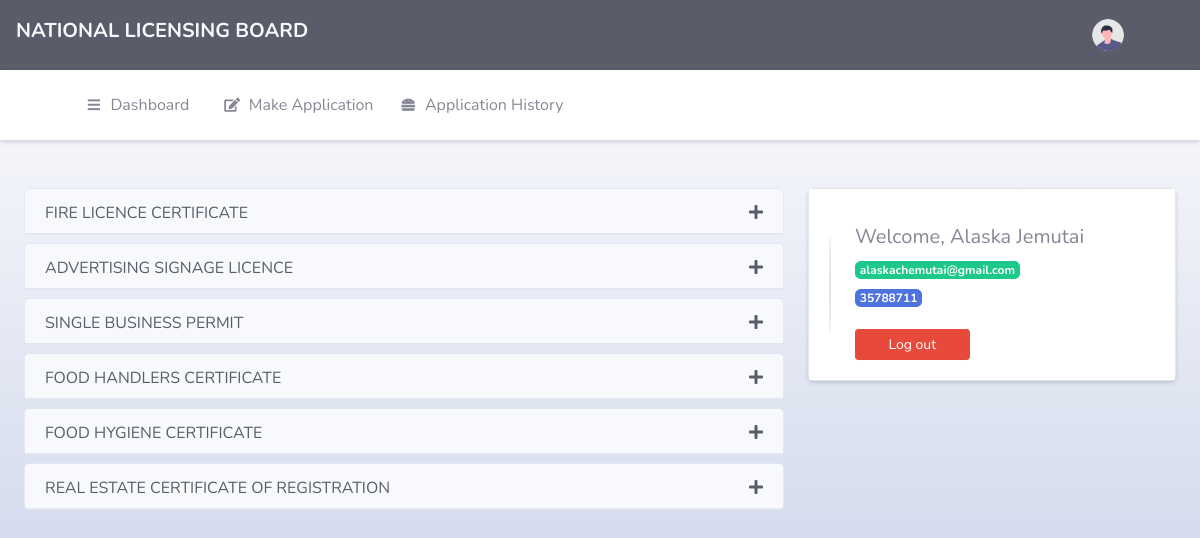
/user/group.php (signed in), run on the app's committed database.
### tables this page shows
CREATE TABLE `licence_group` (
  `id` int(11) NOT NULL,
  `title` varchar(200) DEFAULT NULL
);

### user/group.php (the view, shortened to what this page needs)
<?php include_once "includes/header.php";
require_once "../engine/dbh.inc.php";
$statement = $pdo->prepare("SELECT * FROM licence_group");
$statement->execute();
$groups=$statement->fetchAll(PDO::FETCH_ASSOC);
?>
<body id="page-top" class="bg-gradient-light">
            <div id="content">
                <?php include_once "includes/nav.php"?>
                <div class="container-fluid">
                        <div class="row mt-5">
                            <div class="col-lg-8">
                                <?php foreach ($groups as $group):{?>
                                <div class="card mb-2">
                                    <div class="card-header w-100"  style="height: 45px;;">
                                    <div class="card-title">
                                    <a class="text-decoration-none text-dark  d-flex justify-content-between" data-bs-toggle="collapse" href="#licence<?php echo $group["id"]?>" role="button" aria-expanded="false" aria-controls="licence">
                                    <?php echo htmlspecialchars($group["title"])?>
                                    <span class=""><i class="fas fa-plus"></i></span>
                                    </a>
                                    </div>
                                    </div>
                                </div>
                                <?php }endforeach; ?>
                            </div>
                            <div class="col-lg-4">
                            <div class=" card shadow-sm" style="max-height:200px;">
                                    <div class="card-body bg-white d-flex align-items-center bg-light">
                                    <img src="../img/avatar2.jpg" alt="" class="mr-4" srcset="" style="border-radius:50%;height:100px;border:0.5px solid rgba(0,0,0,.1);">
                                    <div class="info d-flex flex-column justify-content-evenly">
                                        <h5 class="mt-3">Welcome, <?php echo htmlspecialchars($name)?></h5>
                                        <p class="fs-6 mb-1 fw-light"><span class="badge bg-success text-white"><?php echo htmlspecialchars($email)?></span></p>
                                        <p class="fs-6 mb-1 fw-light"><span class="badge bg-primary text-white"><?php echo htmlspecialchars($idno)?></span></p>
                                        <a class="btn btn-danger text-decoration-none btn-sm mt-3 w-50" href="#" data-toggle="modal" data-target="#logoutModal">Log out</a>
                                    </div>
                                    </div>
                            </div>
                            </div>
                        </div>
                        </div>
                    </div>
  <?php include_once "includes/footer.php"?>

### data on the page
licence_group: title "FIRE LICENCE CERTIFICATE"
licence_group: title "ADVERTISING SIGNAGE LICENCE"
licence_group: title "SINGLE BUSINESS PERMIT"
licence_group: title "FOOD HANDLERS CERTIFICATE"
licence_group: title "FOOD HYGIENE CERTIFICATE"
licence_group: title "REAL ESTATE CERTIFICATE OF REGISTRATION"

### other printed values
$name "Alaska Jemutai"
$email "alaskachemutai@gmail.com"
$idno "35788711"
